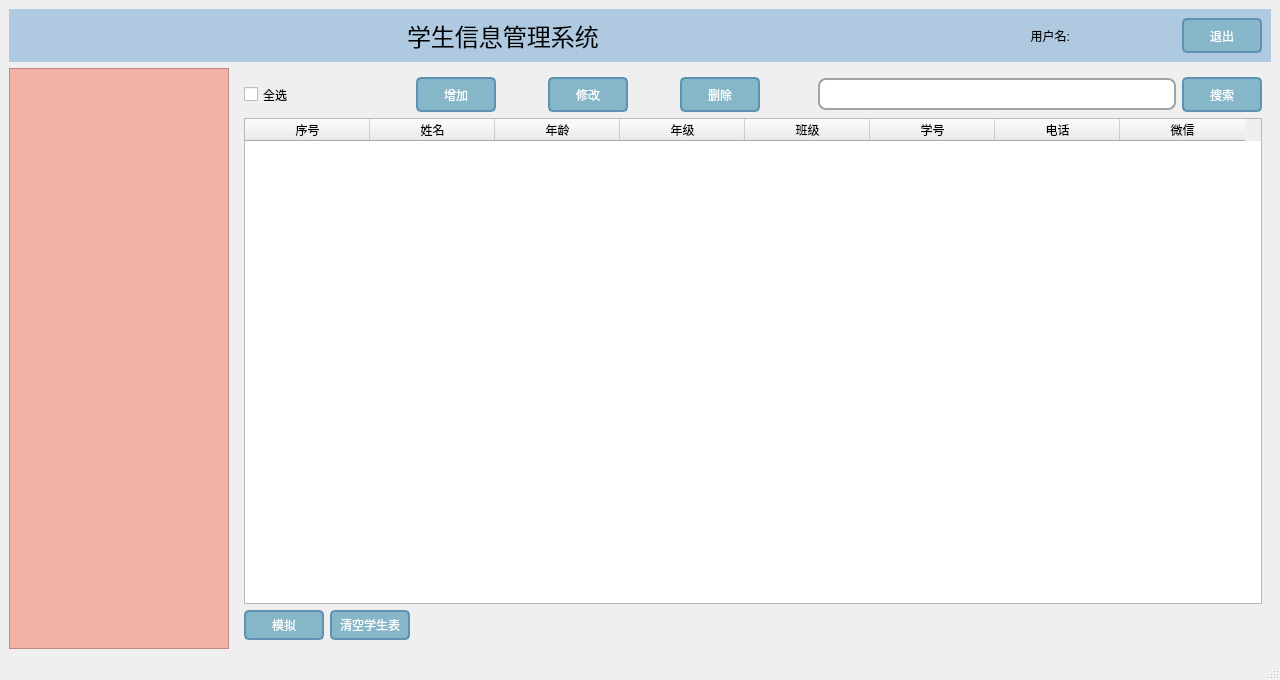
<?xml version="1.0" encoding="UTF-8"?>
<ui version="4.0">
 <class>MainWindow</class>
 <widget class="QMainWindow" name="MainWindow">
  <property name="geometry">
   <rect>
    <x>0</x>
    <y>0</y>
    <width>1280</width>
    <height>680</height>
   </rect>
  </property>
  <property name="minimumSize">
   <size>
    <width>1280</width>
    <height>680</height>
   </size>
  </property>
  <property name="maximumSize">
   <size>
    <width>1280</width>
    <height>680</height>
   </size>
  </property>
  <property name="windowTitle">
   <string>学生信息管理系统</string>
  </property>
  <property name="windowIcon">
   <iconset resource="res.qrc">
    <normaloff>:/Image/Login.png</normaloff>:/Image/Login.png</iconset>
  </property>
  <property name="toolTip">
   <string>这是学生信息管理系统</string>
  </property>
  <widget class="QWidget" name="centralwidget">
   <property name="styleSheet">
    <string notr="true">QWidget#centralwidget{background-color: rgb(242, 233, 228)};</string>
   </property>
   <layout class="QGridLayout" name="gridLayout_3">
    <item row="1" column="1">
     <widget class="QStackedWidget" name="stackedWidget">
      <property name="styleSheet">
       <string notr="true">QPushButton
{
    background-color: rgb(134,183,200); 
    /* //背景色 */
    border:2px solid #5F92B2; 
    /* //边界和边界颜色 */
    border-radius:5px; 
    /* //边界圆滑 */
    color:white; 
    /* //字体颜色 */
}
 
QPushButton:hover
{
    background-color: rgb(0,130,150); 
    /* //伪状态经过时背景色 */
    border:2px solid #5F92B2; 
    /* //边界和边界颜色 */
    border-radius:5px; 
    /* //边界圆滑 */
    color:white; 
    /* //字体为白色 */
}
 
QPushButton:hover:pressed
{
    background-color:rgb(85,170,255); 
    /* //伪状态，点击时的背景色 */
    border:2px solid #3C80B1;
    border-radius:5px;
    color:white;
}</string>
      </property>
      <widget class="QWidget" name="page">
       <layout class="QGridLayout" name="gridLayout_4">
        <item row="0" column="6">
         <widget class="QPushButton" name="pushButton_3">
          <property name="minimumSize">
           <size>
            <width>80</width>
            <height>35</height>
           </size>
          </property>
          <property name="styleSheet">
           <string notr="true"/>
          </property>
          <property name="text">
           <string>删除</string>
          </property>
          <property name="btn" stdset="0">
           <string>main</string>
          </property>
         </widget>
        </item>
        <item row="0" column="2">
         <widget class="QPushButton" name="pushButton">
          <property name="minimumSize">
           <size>
            <width>80</width>
            <height>35</height>
           </size>
          </property>
          <property name="styleSheet">
           <string notr="true"/>
          </property>
          <property name="text">
           <string>增加</string>
          </property>
          <property name="btn" stdset="0">
           <string>main</string>
          </property>
         </widget>
        </item>
        <item row="0" column="0">
         <widget class="QCheckBox" name="checkBox">
          <property name="minimumSize">
           <size>
            <width>80</width>
            <height>35</height>
           </size>
          </property>
          <property name="styleSheet">
           <string notr="true"/>
          </property>
          <property name="text">
           <string>全选</string>
          </property>
         </widget>
        </item>
        <item row="0" column="4">
         <widget class="QPushButton" name="pushButton_2">
          <property name="minimumSize">
           <size>
            <width>80</width>
            <height>35</height>
           </size>
          </property>
          <property name="styleSheet">
           <string notr="true"/>
          </property>
          <property name="text">
           <string>修改</string>
          </property>
          <property name="btn" stdset="0">
           <string>main</string>
          </property>
         </widget>
        </item>
        <item row="0" column="10">
         <widget class="QPushButton" name="btn_search">
          <property name="minimumSize">
           <size>
            <width>80</width>
            <height>35</height>
           </size>
          </property>
          <property name="styleSheet">
           <string notr="true"/>
          </property>
          <property name="text">
           <string>搜索</string>
          </property>
          <property name="btn" stdset="0">
           <string>main</string>
          </property>
         </widget>
        </item>
        <item row="0" column="7">
         <spacer name="horizontalSpacer_3">
          <property name="orientation">
           <enum>Qt::Horizontal</enum>
          </property>
          <property name="sizeType">
           <enum>QSizePolicy::Minimum</enum>
          </property>
          <property name="sizeHint" stdset="0">
           <size>
            <width>40</width>
            <height>20</height>
           </size>
          </property>
         </spacer>
        </item>
        <item row="0" column="3">
         <spacer name="horizontalSpacer_5">
          <property name="orientation">
           <enum>Qt::Horizontal</enum>
          </property>
          <property name="sizeType">
           <enum>QSizePolicy::Minimum</enum>
          </property>
          <property name="sizeHint" stdset="0">
           <size>
            <width>40</width>
            <height>20</height>
           </size>
          </property>
         </spacer>
        </item>
        <item row="0" column="5">
         <spacer name="horizontalSpacer_6">
          <property name="orientation">
           <enum>Qt::Horizontal</enum>
          </property>
          <property name="sizeType">
           <enum>QSizePolicy::Minimum</enum>
          </property>
          <property name="sizeHint" stdset="0">
           <size>
            <width>40</width>
            <height>20</height>
           </size>
          </property>
         </spacer>
        </item>
        <item row="0" column="1">
         <spacer name="horizontalSpacer_4">
          <property name="orientation">
           <enum>Qt::Horizontal</enum>
          </property>
          <property name="sizeType">
           <enum>QSizePolicy::Minimum</enum>
          </property>
          <property name="sizeHint" stdset="0">
           <size>
            <width>40</width>
            <height>20</height>
           </size>
          </property>
         </spacer>
        </item>
        <item row="1" column="0" colspan="11">
         <widget class="QTableWidget" name="tableWidget">
          <property name="styleSheet">
           <string notr="true"/>
          </property>
          <property name="verticalScrollBarPolicy">
           <enum>Qt::ScrollBarAsNeeded</enum>
          </property>
          <property name="verticalScrollMode">
           <enum>QAbstractItemView::ScrollPerItem</enum>
          </property>
          <attribute name="horizontalHeaderCascadingSectionResizes">
           <bool>false</bool>
          </attribute>
          <attribute name="horizontalHeaderMinimumSectionSize">
           <number>31</number>
          </attribute>
          <attribute name="horizontalHeaderDefaultSectionSize">
           <number>125</number>
          </attribute>
          <attribute name="horizontalHeaderHighlightSections">
           <bool>true</bool>
          </attribute>
          <attribute name="horizontalHeaderShowSortIndicator" stdset="0">
           <bool>false</bool>
          </attribute>
          <attribute name="horizontalHeaderStretchLastSection">
           <bool>false</bool>
          </attribute>
          <attribute name="verticalHeaderVisible">
           <bool>false</bool>
          </attribute>
          <attribute name="verticalHeaderCascadingSectionResizes">
           <bool>false</bool>
          </attribute>
          <attribute name="verticalHeaderMinimumSectionSize">
           <number>27</number>
          </attribute>
          <attribute name="verticalHeaderDefaultSectionSize">
           <number>37</number>
          </attribute>
          <column>
           <property name="text">
            <string>序号</string>
           </property>
          </column>
          <column>
           <property name="text">
            <string>姓名</string>
           </property>
          </column>
          <column>
           <property name="text">
            <string>年龄</string>
           </property>
          </column>
          <column>
           <property name="text">
            <string>年级</string>
           </property>
          </column>
          <column>
           <property name="text">
            <string>班级</string>
           </property>
          </column>
          <column>
           <property name="text">
            <string>学号</string>
           </property>
          </column>
          <column>
           <property name="text">
            <string>电话</string>
           </property>
          </column>
          <column>
           <property name="text">
            <string>微信</string>
           </property>
          </column>
         </widget>
        </item>
        <item row="0" column="9">
         <widget class="QLineEdit" name="le_search">
          <property name="minimumSize">
           <size>
            <width>0</width>
            <height>32</height>
           </size>
          </property>
          <property name="maximumSize">
           <size>
            <width>400</width>
            <height>16777215</height>
           </size>
          </property>
          <property name="styleSheet">
           <string notr="true">    border: 2px solid #9ea4a8;     /* 设置边框*/
    border-radius: 8px;                   /* 设置边框圆角*/
    padding: 0 8px;                        /* 设置上下填充0，左右填充8*/
    selection-background-color: darkgray;  /* 设置选中文本的背景色*/</string>
          </property>
         </widget>
        </item>
        <item row="2" column="0">
         <widget class="QPushButton" name="btn_moni">
          <property name="minimumSize">
           <size>
            <width>40</width>
            <height>30</height>
           </size>
          </property>
          <property name="text">
           <string>模拟</string>
          </property>
         </widget>
        </item>
        <item row="2" column="1">
         <widget class="QPushButton" name="btn_clear">
          <property name="minimumSize">
           <size>
            <width>80</width>
            <height>30</height>
           </size>
          </property>
          <property name="text">
           <string>清空学生表</string>
          </property>
         </widget>
        </item>
        <item row="2" column="2">
         <widget class="QLabel" name="lbl_cnt">
          <property name="text">
           <string/>
          </property>
         </widget>
        </item>
       </layout>
      </widget>
      <widget class="QWidget" name="page_2"/>
     </widget>
    </item>
    <item row="1" column="0">
     <widget class="QTreeWidget" name="treeWidget">
      <property name="maximumSize">
       <size>
        <width>220</width>
        <height>16777215</height>
       </size>
      </property>
      <property name="font">
       <font>
        <pointsize>11</pointsize>
       </font>
      </property>
      <property name="styleSheet">
       <string notr="true">background-color:#F2B2A8;</string>
      </property>
      <attribute name="headerVisible">
       <bool>false</bool>
      </attribute>
      <column>
       <property name="text">
        <string notr="true">1</string>
       </property>
      </column>
     </widget>
    </item>
    <item row="0" column="0" colspan="2">
     <widget class="QWidget" name="widget" native="true">
      <property name="styleSheet">
       <string notr="true">background-color: #AEC9E0;</string>
      </property>
      <layout class="QGridLayout" name="gridLayout_2">
       <item row="0" column="1">
        <widget class="QLabel" name="label">
         <property name="font">
          <font>
           <pointsize>18</pointsize>
          </font>
         </property>
         <property name="text">
          <string>学生信息管理系统</string>
         </property>
        </widget>
       </item>
       <item row="0" column="3">
        <widget class="QWidget" name="widget_2" native="true">
         <property name="styleSheet">
          <string notr="true">QPushButton
{
    background-color: rgb(134,183,200); 
    /* //背景色 */
    border:2px solid #5F92B2; 
    /* //边界和边界颜色 */
    border-radius:5px; 
    /* //边界圆滑 */
    color:white; 
    /* //字体颜色 */
}
 
QPushButton:hover
{
    background-color: rgb(0,130,150); 
    /* //伪状态经过时背景色 */
    border:2px solid #5F92B2; 
    /* //边界和边界颜色 */
    border-radius:5px; 
    /* //边界圆滑 */
    color:white; 
    /* //字体为白色 */
}
 
QPushButton:hover:pressed
{
    background-color:rgb(85,170,255); 
    /* //伪状态，点击时的背景色 */
    border:2px solid #3C80B1;
    border-radius:5px;
    color:white;
}</string>
         </property>
         <layout class="QGridLayout" name="gridLayout">
          <property name="leftMargin">
           <number>0</number>
          </property>
          <property name="topMargin">
           <number>0</number>
          </property>
          <property name="rightMargin">
           <number>0</number>
          </property>
          <property name="bottomMargin">
           <number>0</number>
          </property>
          <item row="0" column="2">
           <widget class="QLabel" name="lbl_Admin">
            <property name="minimumSize">
             <size>
              <width>100</width>
              <height>0</height>
             </size>
            </property>
            <property name="text">
             <string/>
            </property>
           </widget>
          </item>
          <item row="0" column="0">
           <widget class="QLabel" name="lbl_Image">
            <property name="minimumSize">
             <size>
              <width>30</width>
              <height>30</height>
             </size>
            </property>
            <property name="maximumSize">
             <size>
              <width>30</width>
              <height>30</height>
             </size>
            </property>
            <property name="styleSheet">
             <string notr="true">border-image: url(:/Image/登录.png)</string>
            </property>
            <property name="text">
             <string/>
            </property>
           </widget>
          </item>
          <item row="0" column="3">
           <widget class="QPushButton" name="btn_Exit">
            <property name="minimumSize">
             <size>
              <width>80</width>
              <height>35</height>
             </size>
            </property>
            <property name="styleSheet">
             <string notr="true"/>
            </property>
            <property name="text">
             <string>退出</string>
            </property>
            <property name="btn" stdset="0">
             <string>main</string>
            </property>
           </widget>
          </item>
          <item row="0" column="1">
           <widget class="QLabel" name="label_2">
            <property name="text">
             <string>用户名:</string>
            </property>
            <property name="alignment">
             <set>Qt::AlignRight|Qt::AlignTrailing|Qt::AlignVCenter</set>
            </property>
           </widget>
          </item>
         </layout>
        </widget>
       </item>
       <item row="0" column="0">
        <spacer name="horizontalSpacer">
         <property name="orientation">
          <enum>Qt::Horizontal</enum>
         </property>
         <property name="sizeHint" stdset="0">
          <size>
           <width>40</width>
           <height>20</height>
          </size>
         </property>
        </spacer>
       </item>
       <item row="0" column="2">
        <spacer name="horizontalSpacer_2">
         <property name="orientation">
          <enum>Qt::Horizontal</enum>
         </property>
         <property name="sizeHint" stdset="0">
          <size>
           <width>40</width>
           <height>20</height>
          </size>
         </property>
        </spacer>
       </item>
      </layout>
     </widget>
    </item>
   </layout>
  </widget>
  <widget class="QMenuBar" name="menubar">
   <property name="geometry">
    <rect>
     <x>0</x>
     <y>0</y>
     <width>1280</width>
     <height>25</height>
    </rect>
   </property>
  </widget>
  <widget class="QStatusBar" name="statusbar"/>
 </widget>
 <resources>
  <include location="res.qrc"/>
 </resources>
 <connections/>
</ui>
